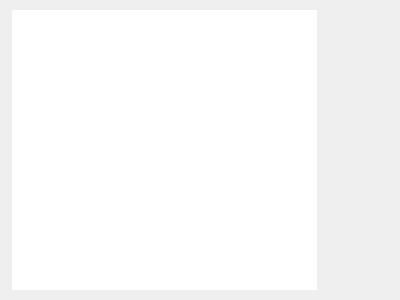
<?xml version="1.0" encoding="UTF-8"?>
<ui version="4.0">
 <class>KiranModuleWidget</class>
 <widget class="QWidget" name="KiranModuleWidget">
  <property name="geometry">
   <rect>
    <x>0</x>
    <y>0</y>
    <width>400</width>
    <height>300</height>
   </rect>
  </property>
  <property name="windowTitle">
   <string>Form</string>
  </property>
  <property name="styleSheet">
   <string notr="true"/>
  </property>
  <layout class="QHBoxLayout" name="horizontalLayout">
   <property name="spacing">
    <number>0</number>
   </property>
   <property name="leftMargin">
    <number>0</number>
   </property>
   <property name="topMargin">
    <number>0</number>
   </property>
   <property name="rightMargin">
    <number>0</number>
   </property>
   <property name="bottomMargin">
    <number>0</number>
   </property>
   <item>
    <widget class="QListWidget" name="list_subItems">
     <property name="sizePolicy">
      <sizepolicy hsizetype="Fixed" vsizetype="Expanding">
       <horstretch>0</horstretch>
       <verstretch>0</verstretch>
      </sizepolicy>
     </property>
     <property name="minimumSize">
      <size>
       <width>330</width>
       <height>0</height>
      </size>
     </property>
     <property name="maximumSize">
      <size>
       <width>330</width>
       <height>16777215</height>
      </size>
     </property>
     <property name="styleSheet">
      <string notr="true">QListWidget{
	border-left: 0px solid rgba(255, 255, 255, 10);
	border-top: 0px solid rgba(255, 255, 255, 10);
	border-right: 1px solid rgba(255, 255, 255, 10);
	border-bottom: 0px solid rgba(255, 255, 255, 10);
	padding-left:12px;
	padding-right:12px;
 	padding-top:10px;
	padding-bottom:10px;
}


  QListWidget::item {
    border: 0px solid #2eb3ff;
	color: #ffffff;	
	border-radius: 10px;
	background-color: rgba(255, 255, 255, 5);
	padding-left:14px;
  }

  QListWidget::item:hover {
	background-color: rgba(255, 255, 255, 10);
  }
  QListWidget::item:selected {
      background-color:#43a3f2;
  }
</string>
     </property>
    </widget>
   </item>
   <item>
    <widget class="QWidget" name="widget" native="true">
     <property name="sizePolicy">
      <sizepolicy hsizetype="Expanding" vsizetype="Preferred">
       <horstretch>0</horstretch>
       <verstretch>0</verstretch>
      </sizepolicy>
     </property>
     <property name="styleSheet">
      <string notr="true"/>
     </property>
     <layout class="QVBoxLayout" name="verticalLayout">
      <property name="leftMargin">
       <number>0</number>
      </property>
      <property name="topMargin">
       <number>0</number>
      </property>
      <property name="rightMargin">
       <number>0</number>
      </property>
      <property name="bottomMargin">
       <number>0</number>
      </property>
      <item>
       <layout class="QHBoxLayout" name="centerLayout"/>
      </item>
     </layout>
    </widget>
   </item>
  </layout>
 </widget>
 <resources/>
 <connections/>
</ui>
